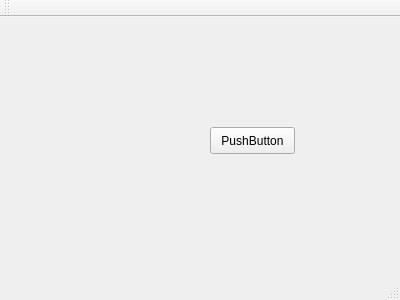
<?xml version="1.0" encoding="UTF-8"?>
<ui version="4.0">
 <class>MainWindow</class>
 <widget class="QMainWindow" name="MainWindow">
  <property name="geometry">
   <rect>
    <x>0</x>
    <y>0</y>
    <width>400</width>
    <height>300</height>
   </rect>
  </property>
  <property name="windowTitle">
   <string>MainWindow</string>
  </property>
  <widget class="QWidget" name="centralWidget">
   <widget class="QPushButton" name="pushButton">
    <property name="geometry">
     <rect>
      <x>210</x>
      <y>110</y>
      <width>85</width>
      <height>27</height>
     </rect>
    </property>
    <property name="text">
     <string>PushButton</string>
    </property>
   </widget>
  </widget>
  <widget class="QMenuBar" name="menuBar">
   <property name="geometry">
    <rect>
     <x>0</x>
     <y>0</y>
     <width>400</width>
     <height>23</height>
    </rect>
   </property>
  </widget>
  <widget class="QToolBar" name="mainToolBar">
   <attribute name="toolBarArea">
    <enum>TopToolBarArea</enum>
   </attribute>
   <attribute name="toolBarBreak">
    <bool>true</bool>
   </attribute>
  </widget>
  <widget class="QStatusBar" name="statusBar"/>
 </widget>
 <layoutdefault spacing="6" margin="11"/>
 <resources/>
 <connections/>
</ui>
